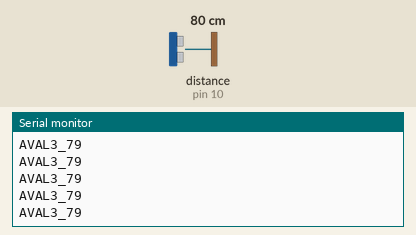
The sketch below on a simulated Arduino Uno, built with avr-gcc and run on an emulated ATmega328P. Parts: the last lines printed to the serial monitor. Inputs (shaded band) come from the test bench; at power-on: distance to the obstacle (sensor on pin 10) 80 cm. The echo pulse lasts 58.3 µs per cm.

Above: at 1.2 s.
1.3 s: distance to the obstacle (sensor on pin 10) set to 2 cm
At 1.68 s:
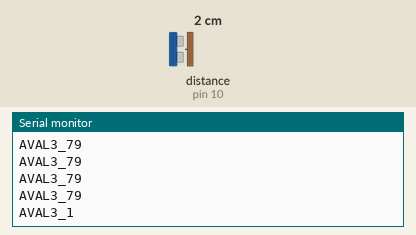
2.8 s: distance to the obstacle (sensor on pin 10) set to 4 cm
At 2.85 s:
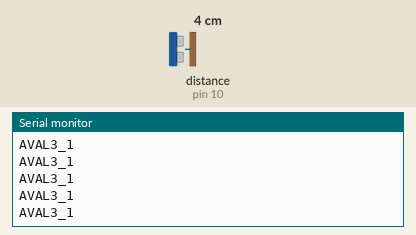
Timing chart, 0 to 5.8 s (numbered marks = the images above; inputs shaded):
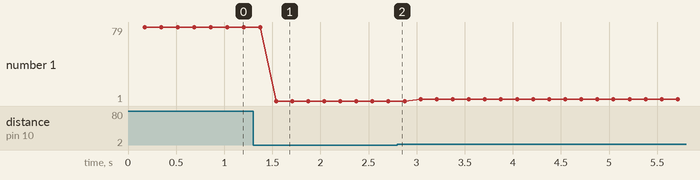

Measured:
- after the input at 1.3 s, the serial monitor: prints a new line after 0.24 s (image 1)
- plotted number 1: 79 → 1 after the input at 1.3 s

The sketch:

newPing_ultrasonic.ino
```cpp
#include <NewPing.h>

#define TRIGGER_PIN 9
#define ECHO_PIN 10
#define MAX_DISTANCE 400 // max measurable distance (cm)

// Create NewPing sonar object
NewPing sonar(TRIGGER_PIN, ECHO_PIN, MAX_DISTANCE);

// Speed of sound = 0.0343 cm / microsecond
const float speed = 0.0343;

void setup() {
  Serial.begin(9600);
}

void loop() {
  // Wait 50ms between pings
  delay(50);

  // Send ping, get distance in cm
  //int distance = sonar.ping_cm();

  // Get median duration in ms
  float duration = sonar.ping_median(5, MAX_DISTANCE);

  // Calculate distance using speed and time
  // Halve to account for distance there and back
  float distance = (duration * speed) / 2;

  // Print result (0 = outside set distance range)
  /*Serial.print("Distance: ");
  Serial.print(distance);
  Serial.println("cm");*/

  Serial.print("AVAL3_");
  // Send value
  Serial.println((int) distance);
}
```
